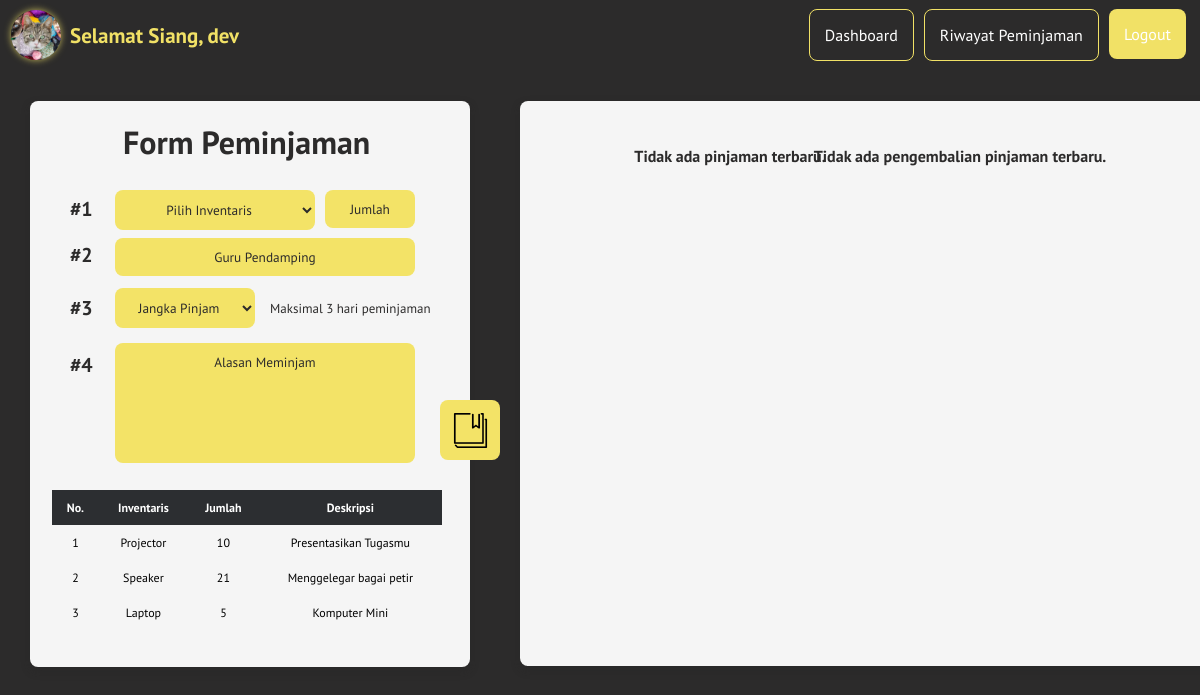
Screenshot of /page/dashboard.php (signed in) with the database file from the repository.
### tables this page shows
CREATE TABLE `inventaris` (
  `id_inventaris` int(11) NOT NULL,
  `nama_inventaris` varchar(255) NOT NULL,
  `jumlah_inventaris` int(11) NOT NULL,
  `deskripsi` text
);

### function/g_time.php (called while the page is built, shortened)
<?php
$date = new DateTime("now", new DateTimeZone('Asia/Bangkok') );
$nig = $date->format('H');
if($nig == 1){
    $res = "Dini Hari";
}elseif($nig == 2){
    $res = "Dini Hari";
}elseif($nig == 3){
    $res = "Dini Hari";
}elseif($nig == 4){
    $res = "Dini Hari";
}elseif($nig == 5){
    $res = "Dini Hari";
}elseif($nig == 6){
    $res = "Selamat Pagi";
}elseif($nig == 7){
    $res = "Selamat Pagi";
}elseif($nig == 8){
    $res = "Selamat Pagi";
}elseif($nig == 9){
    $res = "Selamat Pagi";
}elseif($nig == 10){
    $res = "Selamat Siang";
}elseif($nig == 11){
    $res = "Selamat Siang";
}elseif($nig == 12){
    $res = "Selamat Siang";
}elseif($nig == 13){
    $res = "Selamat Siang";
}elseif($nig == 14){
    $res = "Selamat Sore";
}elseif($nig == 15){
    $res = "Selamat Sore";
}elseif($nig == 16){
    $res = "Selamat Sore";
}elseif($nig == 17){
    $res = "Selamat Sore";
}elseif($nig == 18){
    $res = "Selamat Malam";
}elseif($nig == 19){
    $res = "Selamat Malam";
}elseif($nig == 20){
    $res = "Selamat Malam";
}elseif($nig == 21){
    $res = "Selamat Malam";
}elseif($nig == 22){
    $res = "Tengah Malam";
}elseif($nig == 23){
    $res = "Tengah Malam";
}elseif($nig == 0){
    $res = "Tengah Malam";
}
?>

### page/dashboard.php (the view, shortened to what this page needs)
<?php
require "../function/functions.php";
include "../function/g_time.php";
$pribadi=$_SESSION["fl2"];
$inventaris = mysqli_query($conn, "SELECT * FROM inventaris ");
$p_aktif= mysqli_query($conn, "SELECT * FROM pinjam WHERE stats=0 AND nama_user='$pribadi' ");
$p_aktif_1= mysqli_query($conn, "SELECT * FROM pinjam WHERE stats=1 AND nama_user='$pribadi' ");
?>
<!DOCTYPE html>
<html lang="en">
<head>
    <link rel="stylesheet" href="../css/dashboard.css">
    <link rel="stylesheet" href="../css/font.css">
</head>
<body>
    <div class="top-nav">
        <img src="../img/admin_1.png">
        <div class="nav-p">
        <b><p><?php echo $res; ?>, <?php echo $_SESSION["fl2"]; ?></p></b>
        </div>
        <div class="nav-a">
        <a class="btn-1"href="../function/loggout.php">Logout</a>
        <a class="btn-2" href="rwt_pjm_usr.php">Riwayat Peminjaman</a>
        <a class="btn-2" href="#">Dashboard</a>
        </div>
    </div>
    <div class="card-pinjam">
    <h1>Form Peminjaman</h1>
    <form action="detail_peminjaman.php" method="post">
    <b><p class="no-1">#1</p></b>
    <select class="input-1" name="barang" id="barang" required>
    <option value="">Pilih Inventaris</option>
    </select>
    <input class="input-1_1" min="1" maxlength="3" type="number" name="jml_barang" placeholder="Jumlah" id="jml_barang" autocomplete="off" required>
    <b><p class="no-2">#2</p></b>
    <input class="input-2" type="text" name="guru" id="guru" autocomplete="off" placeholder="Guru Pendamping" required>
    <b><p class="no-3">#3</p></b>
    <select name="haripinjam" id="haripinjam" required>
        <option value="">Jangka Pinjam</option>
    </select>
    <p class="notice-hari">Maksimal 3 hari peminjaman</p>
    <b><p class="no-4">#4</p></b>
    <textarea class="input-4" type="text" name="alasan" id="alasan" placeholder="Alasan Meminjam" required></textarea>
    <button class="btn-sub" type="submit" name="btn" id="btn"> </button>
    </form>
    <div class="invent-card">
        <table cellpadding="10" cellspacing="0" class="table-inv">
            <tr>
                <th>No.</th>
                <th>Inventaris</th>
                <th>Jumlah</th>
                <th>Deskripsi</th>
            </tr>
            <?php $i = 1; ?>
            <?php foreach($inventaris as $row): ?>
            <tr>
            <td><?php echo $i; ?></td>
            <td><?php echo $row["nama_inventaris"];?></td>
            <td><?php echo $row["jumlah_inventaris"];?></td>
            <td><?php echo $row["deskripsi"]; ?></td>
            </tr>
            <?php $i++;?>
	        <?php endforeach; ?>
        </table>
    </div>
    </div>
    <div class="pinjam-card">
    <div class="belum-konf">
    <?php if(mysqli_num_rows($p_aktif) >= 1): ?>
        <table cellpadding="10" cellspacing="0" class="table-nkonf">
        <tr>
    <th>No.</th>
    <th>Inventaris</th>
    <th>Status</th>
	<th>Aksi</th>
</tr>
<?php $i = 1; ?>
<?php foreach($p_aktif as $row): ?>
	<tr>
		<td><?php echo $i; ?></td>
        <td><?php echo $row["nama_inventaris"];?></td>
        <td><?php echo "Unkonfirmasi"; ?></td>
		<td>
            <a class="a_undelete" href="detail_pinjam_1.php?no=<?php echo $row["no"]; ?>">Detail</a>
            <a class="a_delete" href="../function/hapus_konf.php?no=<?php echo $row["no"]; ?>" onclick="return confirm('Aksi ini akan membatalkan pinjaman.');">Hapus</a>
		</td>
	</tr>
    <?php $i++;?>
	<?php endforeach; ?>
        </table>
        </div>
    <?php else: ?>
    <b><p class="else-table">Tidak ada pinjaman terbaru.</p></b>
    <?php endif; ?>
        <div class="sdh-konf">
        <?php if(mysqli_num_rows($p_aktif_1) >= 1): ?>
        <table cellpadding="10" cellspacing="0" class="table-nkonf">
        <tr>
    <th>No.</th>
    <th>Inventaris</th>
    <th>Kembali</th>
	<th>Aksi</th>
</tr>
<?php $i = 1; ?>
<?php foreach($p_aktif_1 as $row): ?>
	<tr>
    <td><?php if($row["usr-lght"] === "0"): ?>
        <a class="notyet"><?php echo $i; ?></a>
            <?php elseif($row["usr-lght"] === "1"): ?>
        <a class="yet"><?php echo $i; ?></a>
            <?php endif; ?>
        </td>
        <td><?php echo $row["nama_inventaris"];?></td>
        <td><?php echo $row["tgl_kembali"];?></td>
		<td>
            <a class="a_undelete" href="detail_pinjam_1.php?no=<?php echo $row["no"]; ?>">Detail</a>
            <a class="a_conf" href="../function/kembali_konf.php?no=<?php echo $row["no"]; ?>" onclick="return confirm('Pastikan barang sudah dikembalikan.');">Kembali</a>
		</td>
	</tr>
    <?php $i++;?>
	<?php endforeach; ?>
        </table>
        </div>
    <?php else: ?>
    <b><p class="else-table">Tidak ada pengembalian pinjaman terbaru.</p></b>
    <?php endif; ?>
    </div>
</body>
</html>

### css/dashboard.css (style rules this page uses)
body { background-color: #2c2b2b; background-size: cover; background-repeat: no-repeat; background-attachment: fixed; margin:0; }
.top-nav { background-color: transparent; padding: 0px; position: -webkit-sticky; }
.top-nav img { border-radius: 100px; padding: 0px; margin: 7px; left: 10px; margin-top: 10px; margin-left: 11px; box-shadow: 0 0px 7px 0 rgba(241, 225, 102, 0.767); width: 50px; }
.nav-p { position: absolute; top: 1px; font-family: 'PT Sans', sans-serif; font-size: 21px; left: 70px; color: rgb(241, 225, 102); }
.top-nav a { float: right; margin: 5px; font-family: 'PT Sans', sans-serif; text-decoration: none; color: #ffffff; padding: 15px; border-radius: 8px; background-color: rgb(241, 225, 102); cursor: default; }
.top-nav .btn-2 { border-style: solid; border-color: rgb(241, 225, 102); border-width: 1px; float: right; margin: 5px; font-family: 'PT Sans', sans-serif; text-decoration: none; color: #ffffff; padding: 15px; border-radius: 8px; background-color: transparent; cursor: default; }
.nav-a { position: absolute; right: 9px; top: 4px; }
.card-pinjam { background-color: rgb(245, 245, 245); position: fixed; margin: 30px; width: 400px; height: 526px; padding: 20px; border-radius: 8px; font-family: 'PT Sans', sans-serif; box-shadow: 0 4px 8px 0 rgba(37, 37, 37, 0.356); }
.pinjam-card { background-color: rgb(245, 245, 245); position: fixed; left: 490px; margin: 30px; width: 820px; height: 565px; border-radius: 8px; font-family: 'PT Sans', sans-serif; box-shadow: 0 4px 8px 0 rgba(37, 37, 37, 0.356); }
.card-pinjam h1 { position: fixed; color: #2c2b2b; top: 100px; left: 123px; }
.card-pinjam input { color: #2c2b2b; position: fixed; background-color: #F3E367; border: 0px; outline: none; border-radius: 8px; padding: 10px; text-align: center; font-family: 'PT Sans', sans-serif; width: 280px; }
.card-pinjam select { color: #2c2b2b; position: fixed; background-color: #F3E367; border: 0px; outline: none; border-radius: 8px; width: 140px; padding: 10px; text-align: center; font-family: 'PT Sans', sans-serif; top: 288px; left: 115px; text-align-last: center; }
.card-pinjam .input-4 { color: #2c2b2b; position: fixed; background-color: #F3E367; border: 0px; outline: none; border-radius: 8px; padding: 10px; text-align: center; font-family: 'PT Sans', sans-serif; resize: none; width: 280px; height: 100px; top: 343px; left: 115px; overflow: auto; }
.card-pinjam p { position: fixed; font-size: 20px; }
.card-pinjam .notice-hari { color: #2c2b2b; font-size: 13px; position: fixed; top: 287px; left: 270px; }
.card-pinjam .input-2 { top: 238px; color: #2c2b2b; outline: none; left: 115px; }
.card-pinjam .input-1_1 { top: 190px; left: 325px; width: 70px; }
.card-pinjam .input-1 { top: 190px; left: 115px; width: 200px; }
.card-pinjam .no-1 { color: #2c2b2b; top: 176px; left: 70px; }
.card-pinjam .no-2 { color: #2c2b2b; top: 222px; left: 70px; }
.card-pinjam .no-3 { color: #2c2b2b; top: 275px; left: 70px; }
.card-pinjam .no-4 { color: #2c2b2b; top: 332px; left: 70px; }
.btn-sub { background: url(../img/booking.png); background-color: #F3E367; width: 60px; height: 60px; border: none; background-size: 35px 35px; background-position-x: 13px; background-position-y: 13px; background-repeat: no-repeat; border-radius: 8px; position: fixed; top: 400px; left: 440px; outline: none; cursor: pointer; }
.invent-card { position: fixed; width: 400px; height: 152px; padding: 0px; left: 52px; top: 490px; border-radius: 0px; margin: 0px; overflow: auto; margin-bottom: 0px; font-family: 'PT Sans', sans-serif; }
.invent-card .table-inv { width: 390px; text-align: center; font-size: 12px; }
.table-inv th { color: white; background-color: #2C2E31; }
.belum-konf { position: fixed; width: 360px; height: 510px; left: 550px; top: 130px; overflow: auto; margin-bottom: 0px; font-family: 'PT Sans', sans-serif; }
.sdh-konf { position: fixed; width: 360px; height: 510px; right: 60px; top: 130px; overflow: auto; font-family: 'PT Sans', sans-serif; }
.else-table { text-align: center; top: 100px; text-justify: auto; color: #2c2b2b; }

### rows the page displays
inventaris: nama_inventaris "Projector", jumlah_inventaris "10", deskripsi "Presentasikan Tugasmu"
inventaris: nama_inventaris "Speaker", jumlah_inventaris "21", deskripsi "Menggelegar bagai petir"
inventaris: nama_inventaris "Laptop", jumlah_inventaris "5", deskripsi "Komputer Mini"

### other values shown
$res "Selamat Siang"
$_SESSION["fl2"] "dev"
